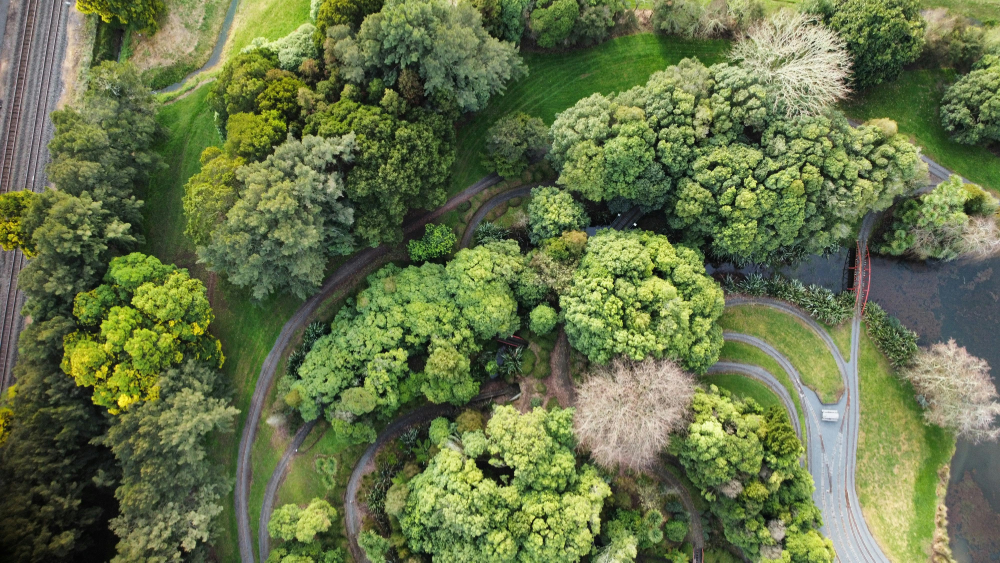
#> input picture sample.jpg, 4000 x 2250 px (shown at 1/4 size)
$ python -i features.py   (imports and definitions only)   (older library calls are emulated)
#> lines starting #> are read from the running program, lines starting #| are printed output that depends on the picture
#> further down, picture is the input picture: shape (2250, 4000, 3); mean B, G, R 73.3, 116, 102.9
from dataclasses import dataclass

import cv2
import numpy as np

from .geometry import CameraModel


@dataclass
class Features:
    points: np.ndarray
    descriptors: np.ndarray | None
    shape: tuple


class Extractor:
    def __init__(self, max_features=600, max_width=640, max_height=480, camera=None):
        self.max_features = max_features
        self.max_width, self.max_height = max_width, max_height
        self.camera: CameraModel | None = camera
        self._rectification = None
        self._mask = None
        self.orb = cv2.ORB_create(nfeatures=max_features*2, edgeThreshold=19,
                                 patchSize=31, fastThreshold=16)

    def prepare(self, image):
        if image is None or image.size == 0 or image.dtype != np.uint8:
            raise ValueError("Expected a nonempty uint8 grayscale or BGR frame")
        if image.ndim == 3 and image.shape[2] == 3:
            gray = cv2.cvtColor(image, cv2.COLOR_BGR2GRAY)
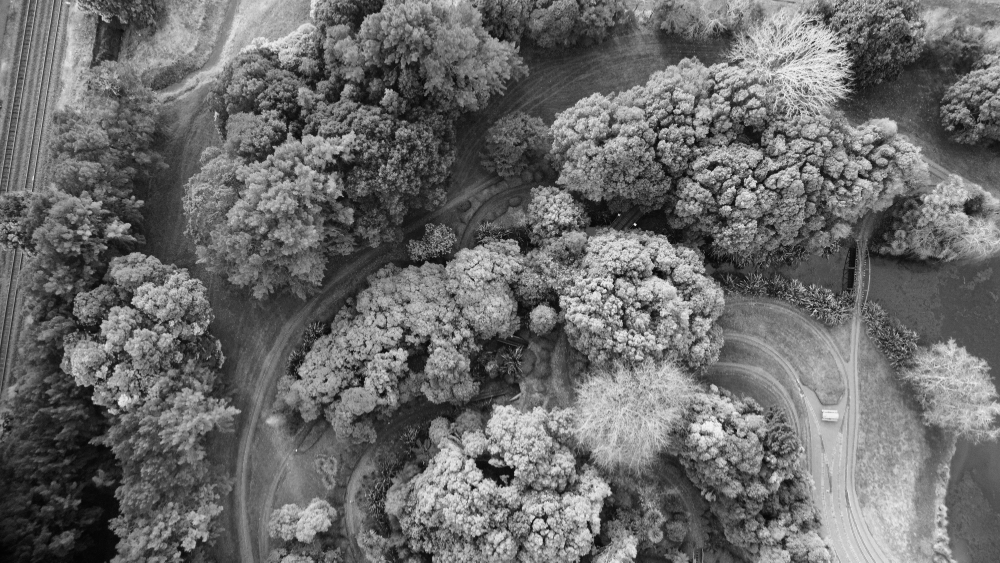
#> gray: shape (2250, 4000) (shown at 1/4 size); min 0, max 254, mean 107.2
        elif image.ndim == 2:
            gray = image
        else:
            raise ValueError("Expected grayscale or BGR frame")
        h, w = gray.shape
#> h = 2250; w = 4000
        if self.camera and (w, h) != (self.camera.width, self.camera.height):
            raise ValueError("Frame dimensions do not match calibration; recalibrate or scale it explicitly")
        scale = min(1.0, self.max_width/w, self.max_height/h)
#> scale = 0.16
        size = (max(1, round(w*scale)), max(1, round(h*scale)))
#> size = (640, 360)
        gray = cv2.resize(gray, size, interpolation=cv2.INTER_AREA) if size != (w,h) else gray.copy()
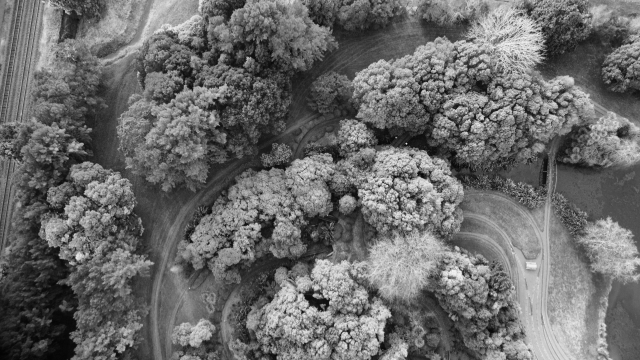
#> gray: shape (360, 640); min 3, max 244, mean 107.2
        camera = self.camera.resized(*size) if self.camera else None
        if self.camera and self.camera.distortion and np.any(self.camera.distortion):
            if self._rectification is None:
                maps = cv2.initUndistortRectifyMap(camera.matrix, np.asarray(self.camera.distortion, float),
                    None, camera.matrix, size, cv2.CV_32FC1)
                valid = cv2.remap(np.full_like(gray,255), *maps, cv2.INTER_LINEAR)
                # Synthetic black rectification borders must not become stable
                # scene features. Leave a patch margin around invalid pixels.
                self._mask = cv2.erode(np.uint8(valid == 255)*255,np.ones((41,41),np.uint8))
                self._rectification = maps
            gray = cv2.remap(gray, *self._rectification, cv2.INTER_LINEAR)
        return gray, camera

    def extract(self, gray):
        keypoints, descriptors = self.orb.detectAndCompute(gray, self._mask)
        if descriptors is None:
            return Features(np.empty((0,2), np.float32), None, gray.shape)
        # Round-robin grid selection preserves oriented, multiscale ORB keypoints
        # while preventing a high-contrast corner from taking the entire budget.
        h, w = gray.shape
        cells = [[] for _ in range(8*6)]
        for i, kp in enumerate(keypoints):
            x, y = min(7, int(kp.pt[0]*8/w)), min(5, int(kp.pt[1]*6/h))
            cells[y*8+x].append(i)
        for cell in cells:
            cell.sort(key=lambda i: keypoints[i].response, reverse=True)
        chosen = []
        depth = 0
        while len(chosen) < self.max_features:
            layer = [cell[depth] for cell in cells if depth < len(cell)]
            if not layer:
                break
            chosen.extend(layer[:self.max_features-len(chosen)])
            depth += 1
        return Features(np.float32([keypoints[i].pt for i in chosen]), descriptors[chosen].copy(), gray.shape)


def mutual_ratio_matches(reference, live, ratio=0.75):
    if reference.descriptors is None or live.descriptors is None:
        return []
    if min(len(reference.descriptors), len(live.descriptors)) < 2:
        return []
    matcher = cv2.BFMatcher(cv2.NORM_HAMMING)
    def filtered(a, b):
        pairs = matcher.knnMatch(a, b, k=2)
        return {pair[0].queryIdx: pair[0] for pair in pairs if len(pair) == 2
                and pair[0].distance < ratio*pair[1].distance}
    forward = filtered(reference.descriptors, live.descriptors)
    reverse = filtered(live.descriptors, reference.descriptors)
    return [m for i,m in forward.items() if m.trainIdx in reverse and reverse[m.trainIdx].trainIdx == i]

>>> import cv2
>>> picture = cv2.imread('../sample.jpg')
>>> result = Extractor().prepare(picture)
